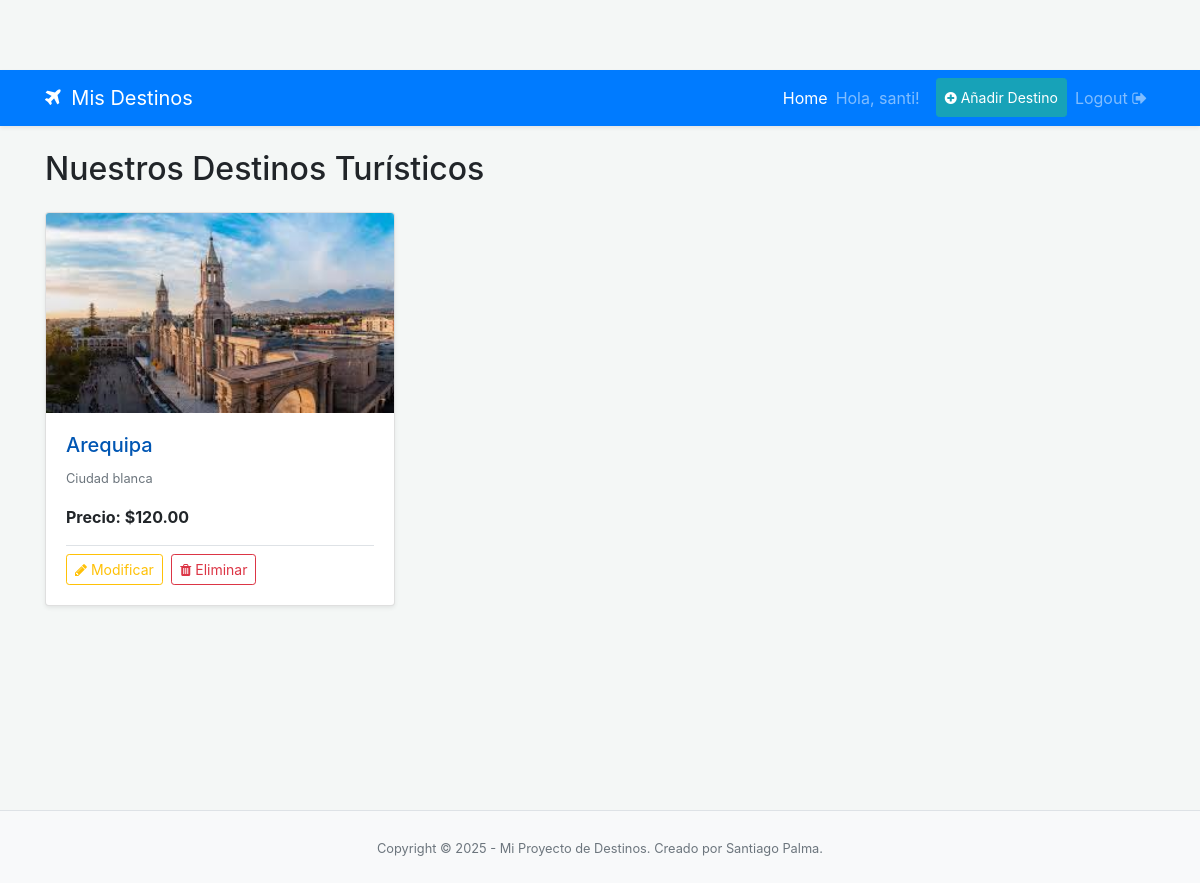
The app's page / (signed in) with its own data.
### destinos_app/models.py (models this page shows, shortened)
class DestinosTuristicos(models.Model):
    nombreCiudad = models.CharField(max_length=100)
    descripcionCiudad = models.TextField()
    imagenCiudad = models.ImageField(upload_to='destinos_imagenes/') # Asegúrate de que MEDIA_ROOT esté configurado
    precioTour = models.DecimalField(max_digits=10, decimal_places=2)
    ofertaTour = models.BooleanField(default=False)

### destinos_app/views.py (the view)
# urls.py: path('', views.index, name='index'),
def index(request):
    destinos = DestinosTuristicos.objects.all()
    context = {'destinos': destinos}
    return render(request, 'index.html', context)

### templates/index.html (shortened to what this page needs)
{% extends 'base.html' %}
{% load static %}
{% block content %}
<div class="my-4">
    <div class="d-flex justify-content-between align-items-center mb-3">
        <h1 class="h2">Nuestros Destinos Turísticos</h1>
    </div>
    {% if destinos %}
    <div class="row">
        {% for destino in destinos %}
        <div class="col-md-6 col-lg-4 mb-4">
            <div class="card h-100 shadow-sm destination-card-minimal">
                {% if destino.imagenCiudad %}
                <img src="{{ destino.imagenCiudad.url }}" class="card-img-top" alt="{{ destino.nombreCiudad }}" style="height: 200px; object-fit: cover;">
                {% else %}
                <img src="{% static 'images/default_destination.jpg' %}" class="card-img-top" alt="Imagen no disponible" style="height: 200px; object-fit: cover; filter: grayscale(80%);">
                {% endif %}
                <div class="card-body d-flex flex-column">
                    <h5 class="card-title">{{ destino.nombreCiudad }}</h5>
                    <p class="card-text small text-muted flex-grow-1">{{ destino.descripcionCiudad|truncatewords:25 }}</p>
                    <p class="card-text font-weight-bold">Precio: ${{ destino.precioTour }}</p>
                    <div class="mt-auto pt-2 border-top">
                        {% if user.is_authenticated %}
                        <a href="{% url 'modificar_destino' pk=destino.pk %}" class="btn btn-outline-warning btn-sm mr-1">
                            <i class="fa fa-pencil"></i> Modificar
                        </a>
                        <a href="{% url 'eliminar_destino' pk=destino.pk %}" class="btn btn-outline-danger btn-sm">
                            <i class="fa fa-trash"></i> Eliminar
                        </a>
                        {% endif %}
                    </div>
                </div>
            </div>
        </div>
        {% endfor %}
    </div>
    {% endif %}
</div>
{% endblock %}

### templates/base.html (shortened to what this page needs)
{% load static %}
<!DOCTYPE html>
<html lang="es">
<head>
    <link rel="stylesheet" href="https://stackpath.bootstrapcdn.com/bootstrap/4.5.2/css/bootstrap.min.css">
    <link rel="stylesheet" href="https://cdnjs.cloudflare.com/ajax/libs/font-awesome/4.7.0/css/font-awesome.min.css">
    <link rel="stylesheet" type="text/css" href="{% static 'css/custom_project.css' %}">
</head>
<body>
    <nav class="navbar navbar-expand-lg navbar-dark bg-primary shadow-sm mb-4">
        <div class="container">
            <a class="navbar-brand" href="{% url 'index' %}">
                <i class="fa fa-plane"></i> Mis Destinos
            </a>
            <div class="collapse navbar-collapse" id="navbarNav">
                <ul class="navbar-nav ml-auto">
                    <li class="nav-item {% if request.resolver_match.url_name == 'index' %}active{% endif %}">
                        <a class="nav-link" href="{% url 'index' %}">Home</a>
                    </li>
                    {% if user.is_authenticated %}
                    <li class="nav-item">
                        <span class="navbar-text mr-3">
                            Hola, {{ user.username }}!
                        </span>
                    </li>
                    <li class="nav-item">
                        <a class="nav-link btn btn-info btn-sm text-white" href="{% url 'agregar_destino' %}">
                            <i class="fa fa-plus-circle"></i> Añadir Destino
                        </a>
                    </li>
                    <li class="nav-item">
                        <a class="nav-link" href="{% url 'logout' %}">Logout <i class="fa fa-sign-out"></i></a>
                    </li>
                    {% endif %}
                </ul>
            </div>
        </div>
    </nav>
    <main role="main" class="container">
        {% block content %}{% endblock content %}
    </main>
    <footer class="py-4 bg-light mt-auto border-top">
        <div class="container text-center">
            <small class="text-muted">Copyright © {% now "Y" %} - Mi Proyecto de Destinos. Creado por Santiago Palma.</small>
        </div>
    </footer>
</body>
</html>

### static/css/custom_project.css (style rules this page uses)
body { font-family: -apple-system, BlinkMacSystemFont, "Segoe UI", Roboto, "Helvetica Neue", Arial, "Noto Sans", sans-serif, "Apple Color Emoji", "Segoe UI Emoji", "Segoe UI Symbol", "Noto Color Emoji"; background-color: #f4f7f6; padding-top: 70px; }
main.container { min-height: calc(100vh - 140px); }
.navbar-brand i { margin-right: 5px; }
.destination-card-minimal { transition: transform 0.2s ease-in-out, box-shadow 0.2s ease-in-out; }
.card-title { color: #0056b3; }

### records on screen
DestinosTuristicos: imagenCiudad (picture), nombreCiudad "Arequipa", descripcionCiudad "Ciudad blanca", precioTour "120.00"

### other values on screen
{{ user.username }} "santi"
